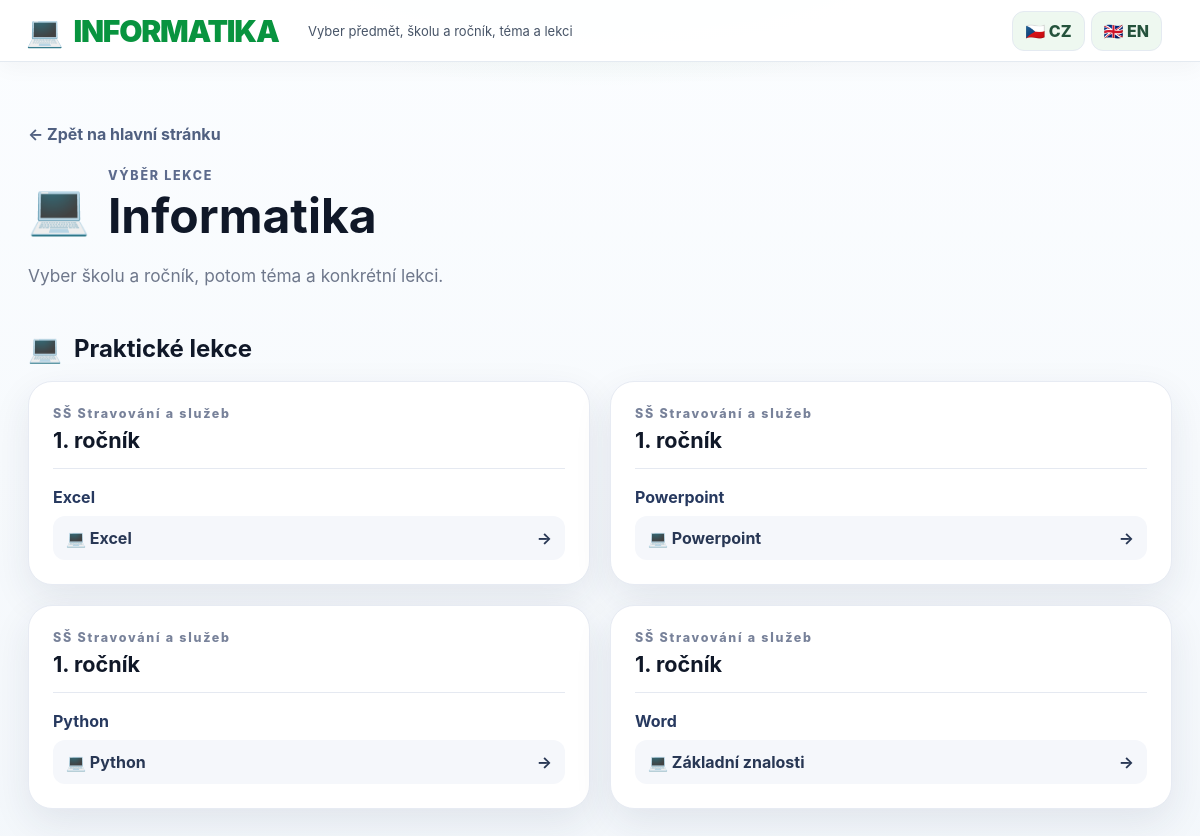
The app's page /catalog/informatika (signed in), older data.
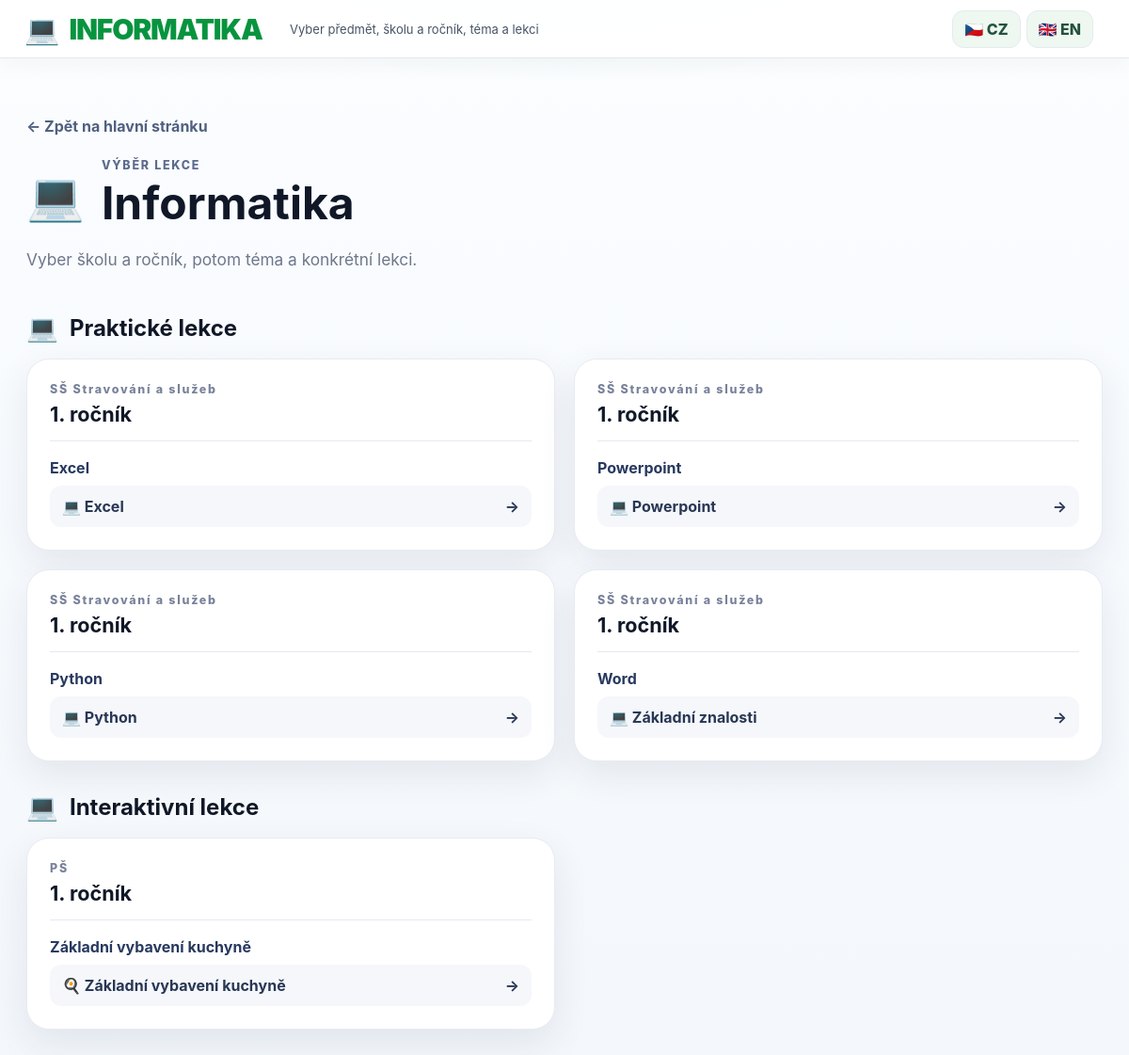
The same page, newer data.
### app.py (models this page shows)
class InformaticsLesson(db.Model):
    id = db.Column(db.Integer, primary_key=True)
    school = db.Column(db.String(160), default='')
    grade_name = db.Column(db.String(120), default='')
    topic = db.Column(db.String(180), default='')
    title = db.Column(db.String(220), nullable=False)
    intro = db.Column(db.Text, default='')
    html_original = db.Column(db.String(255), default='')
    html_stored = db.Column(db.String(255), default='')
    is_published = db.Column(db.Boolean, default=True)
    created_at = db.Column(db.DateTime, default=datetime.utcnow)

class InteractiveLesson(db.Model):
    id = db.Column(db.Integer, primary_key=True)
    slug = db.Column(db.String(120), unique=True, nullable=False)
    subject = db.Column(db.String(40), nullable=False)
    school = db.Column(db.String(160), nullable=False)
    grade_name = db.Column(db.String(120), nullable=False)
    topic = db.Column(db.String(160), nullable=False)
    title = db.Column(db.String(220), nullable=False)
    description = db.Column(db.Text, default='')
    icon = db.Column(db.String(20), default='📘')
    package_dir = db.Column(db.String(255), nullable=False)
    is_published = db.Column(db.Boolean, default=True)
    imported_at = db.Column(db.DateTime, default=datetime.utcnow)

### app.py (the view)
@app.route('/catalog/<kind>')
def subject_catalog(kind):
    r = require_login()
    if r: return r
    filters = {
        'bio-obc': lambda q: q.filter(db.or_(Subject.name.ilike('%bio%'), Subject.name.ilike('%občan%'), Subject.name.ilike('%obcan%'), Subject.name.ilike('%zeměpis%'), Subject.name.ilike('%zemepis%'), Subject.name.ilike('%geog%'))),
        'fyzika': lambda q: q.filter(Subject.name.ilike('%fyz%')),
        'matematika': lambda q: q.filter(Subject.name.ilike('%matemat%')),
        'informatika': lambda q: q.filter(Subject.name.ilike('%informat%')),
    }
    if kind not in filters:
        return 'Neznámý předmět', 404
    q = Subject.query
    subjects = filters[kind](q).order_by(Subject.name).all()
    titles = {
        'bio-obc': ('Biologie, občanská výchova a zeměpis', '🧬'),
        'fyzika': ('Fyzika', '⚛️'),
        'matematika': ('Matematika', '➗'),
        'informatika': ('Informatika', '💻'),
    }
    title, icon = titles[kind]
    interactive_groups = interactive_groups_for(kind) if kind in ('bio-obc', 'fyzika', 'matematika', 'informatika') else []
    informatics_lessons = InformaticsLesson.query.filter_by(is_published=True).order_by(
        InformaticsLesson.school, InformaticsLesson.grade_name, InformaticsLesson.topic, InformaticsLesson.title
    ).all() if kind == 'informatika' else []
    math_lessons = MathLesson.query.filter_by(is_published=True).order_by(
        MathLesson.school, MathLesson.grade_name, MathLesson.topic, MathLesson.title
    ).all() if kind == 'matematika' else []
    return render_template(
        'catalog.html',
        course={'subject': title, 'grade':'', 'block':'', 'icon':icon},
        lesson=None,
        subjects=subjects,
        interactive_groups=interactive_groups,
        informatics_lessons=informatics_lessons,
        math_lessons=math_lessons,
        kind=kind,
        title=title,
        icon=icon
    )

### app.py (called while the page is built)
def current_lang():
    lang = session.get('lang', 'cs')
    return lang if lang in ('cs','en') else 'cs'

def tr(value):
    if value is None: return ''
    return I18N.get(current_lang(), {}).get(str(value), str(value))

def current_user():
    uid = session.get('uid')
    return db.session.get(User, uid) if uid else None

def require_login():
    if not current_user(): return redirect(url_for('login'))

@app.context_processor
def inject():
    u = current_user()
    last = None
    if u:
        res = Result.query.filter_by(user_id=u.id).order_by(Result.created_at.desc()).first()
        if res: last = {'lesson': res.lesson.title, 'percent': res.percent, 'grade': res.grade, 'score': res.score, 'total': res.total}
    return {'user': u, 'last_result': last, 'lang': current_lang(), 't': tr, 'language_locked': bool(session.get('language_locked'))}

def _is_render_instance():
    if str(os.getenv('RENDER', '')).lower() in ('1', 'true', 'yes'):
        return True
    if os.getenv('RENDER_SERVICE_ID'):
        return True
    try:
        return '.onrender.com' in (request.host or '').lower()
    except RuntimeError:
        return False

### templates/catalog.html (shortened to what this page needs)
{% extends 'base.html' %}
{% block content %}
<main class="catalog-shell">
  <div class="catalog-head">
    <a class="back-link" href="{{ url_for('portal') }}">← Zpět na hlavní stránku</a>
    <div class="catalog-title"><span>{{ icon }}</span><div><p>VÝBĚR LEKCE</p><h1>{{ title }}</h1></div></div>
    <p class="catalog-intro">Vyber školu a ročník, potom téma a konkrétní lekci.</p>
  </div>
  {% if kind == 'informatika' and informatics_lessons %}
    <section class="catalog-subject">
      <div class="catalog-subject-name"><span>💻</span><h2>Praktické lekce</h2></div>
      <div class="grade-grid">
      {% set ns = namespace(last_key='') %}
      {% for l in informatics_lessons %}
        {% set key = l.school ~ '|' ~ l.grade_name %}
        <article class="grade-card">
          <div class="grade-card-head"><span>{{l.school}}</span><h3>{{l.grade_name}}</h3></div>
          <div class="topic-group"><h4>{{l.topic}}</h4><div class="topic-lessons">
            <a href="{{url_for('informatics_lesson',lesson_id=l.id)}}">💻 {{l.title}} <span>→</span></a>
          </div></div>
        </article>
      {% endfor %}
      </div>
    </section>
  {% endif %}
  {% if interactive_groups %}
    <section class="catalog-subject">
      <div class="catalog-subject-name"><span>{{ icon }}</span><h2>Interaktivní lekce</h2></div>
      <div class="grade-grid">
      {% for g in interactive_groups %}
        <article class="grade-card">
          <div class="grade-card-head">
            <span>{{ g.school }}</span>
            <h3>{{ g.grade }}</h3>
          </div>
          {% for topic, lessons_in_topic in g.topics.items() %}
            <div class="topic-group">
              <h4>{{ topic }}</h4>
              <div class="topic-lessons">
              {% for l in lessons_in_topic %}
                <a href="{{ url_for('interactive_lesson', slug=l.slug) }}">
                  {{ l.icon }} {{ l.title }} <span>→</span>
                </a>
              {% endfor %}
              </div>
            </div>
          {% endfor %}
        </article>
      {% endfor %}
      </div>
    </section>
  {% endif %}
</main>
{% endblock %}

### templates/base.html (shortened to what this page needs)
<!doctype html>
<html lang="{{ lang }}">
<head>
  <link rel="stylesheet" href="{{ url_for('static', filename='css/style.css') }}">
</head>
<body{% if user and user.role == 'student' and lesson and lesson._id is defined %} data-focus-guard="1"{% endif %}>
<header class="topbar">
  <a class="brand brand-link" href="{{ url_for('portal') if user else url_for('login') }}"><div class="leaf">{{ course.icon }}</div><div class="brand-title">{{ course.subject|upper }}</div>{% if course.grade %}<span class="pill">{{ course.grade }}</span>{% endif %}</a>
  <div class="crumbs">{% if user and lesson %}{{ course.subject }} {{ course.grade }} <span>›</span> {{ lesson.block }} <span>›</span> <b>{{ lesson.title }}</b>{% elif user %}{{ t('Vyber předmět, školu a ročník, téma a lekci') }}{% else %}{{ t('Přihlášení') }}{% endif %}</div>
  <div class="lang-switch" style="display:flex;gap:6px;align-items:center;margin-left:auto;margin-right:12px">
    <a class="toplink" href="{{ url_for('set_language', lang='cs') }}" {% if lang=='cs' %}style="font-weight:800"{% endif %}>🇨🇿 CZ</a>
    <a class="toplink" href="{{ url_for('set_language', lang='en') }}" {% if lang=='en' %}style="font-weight:800"{% endif %}>🇬🇧 EN</a>
  </div>
</header>
{% block content %}{% endblock %}
</body>
</html>

Row changes from the older to the newer data that the page shows:
added InteractiveLesson: subject "INFORMATIKA", subject "Informatika", school "PŠ", grade "1. ročník", topic "Základní vybavení kuchyně", icon "🍳", title "Základní vybavení kuchyně"
Text that changed along with them:
{{ icon }}: (not shown) → "💻"
{{ course.subject|upper }}: "INFORMATIKA" → (not shown)
{{ title }}: "Informatika" → (not shown)
text now shown: "Interaktivní lekce"
